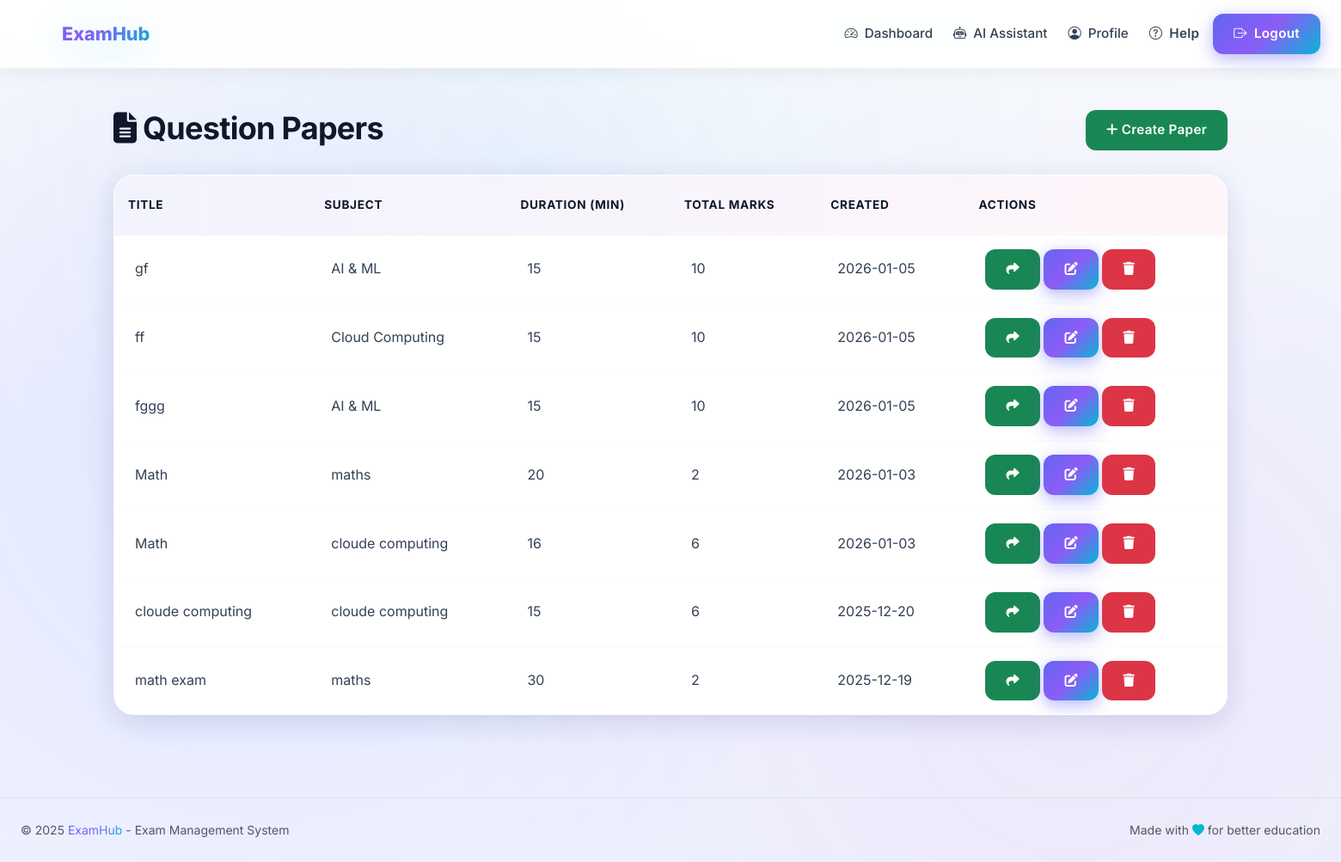
/exams/admin/papers/ (signed in), run on the app's committed database.
### apps/exams/models.py (models this page shows, shortened)
class QuestionPaper(models.Model):
    title = models.CharField(max_length=300)
    subject = models.ForeignKey(
        Subject,
        on_delete=models.CASCADE,
        related_name='question_papers'
    )
    questions = models.ManyToManyField(Question, related_name='papers')
    total_marks = models.IntegerField(default=100)
    duration_minutes = models.IntegerField(
        validators=[MinValueValidator(15), MaxValueValidator(480)]
    )
    passing_marks = models.IntegerField(
        validators=[MinValueValidator(0), MaxValueValidator(100)]
    )
    instructions = models.TextField(blank=True, help_text="Exam instructions for students")
    created_by = models.ForeignKey(
        User,
        on_delete=models.SET_NULL,
        null=True,
        related_name='created_papers'
    )
    created_at = models.DateTimeField(auto_now_add=True)
    updated_at = models.DateTimeField(auto_now=True)
    class Meta:
        ordering = ['-created_at']
        indexes = [
            models.Index(fields=['subject']),
        ]
    def get_total_marks(self):
        return self.questions.aggregate(models.Sum('marks'))['marks__sum'] or 0

class Subject(models.Model):
    code = models.CharField(max_length=50, unique=True, db_index=True)
    name = models.CharField(max_length=200)
    description = models.TextField(blank=True)
    department = models.ForeignKey(
        Department,
        on_delete=models.CASCADE,
        related_name='subjects',
        null=True,
        blank=True
    )
    credits = models.IntegerField(
        validators=[MinValueValidator(1), MaxValueValidator(4)]
    )
    created_at = models.DateTimeField(auto_now_add=True)
    updated_at = models.DateTimeField(auto_now=True)
    class Meta:
        ordering = ['code']
        indexes = [
            models.Index(fields=['code']),
            models.Index(fields=['department']),
        ]

### apps/exams/views.py (the view)
# urls.py: path('papers/', views.paper_list, name='paper_list'),
@login_required
def paper_list(request):
    if not request.user.is_admin_user:
        messages.error(request, 'Access denied.')
        return redirect('dashboard')
    papers = QuestionPaper.objects.all()
    return render(request, 'exams/admin/paper_list.html', {'papers': papers})

### apps/accounts/models.py (called while the page is built)
    @property
    def is_admin_user(self):
        return self.role == 'admin'

### templates/exams/admin/paper_list.html (shortened to what this page needs)
{% extends 'base.html' %}
{% load static %}
{% block content %}
<div class="container">
    <div class="row mb-4">
        <div class="col-md-8">
            <h2><i class="fas fa-file-alt"></i> Question Papers</h2>
        </div>
        <div class="col-md-4 text-end">
            <a href="{% url 'exams:admin:paper_create' %}" class="btn btn-success">
                <i class="fas fa-plus"></i> Create Paper
            </a>
        </div>
    </div>
    <div class="card">
        <div class="table-responsive">
            <table class="table table-hover mb-0">
                <thead class="table-light">
                    <tr>
                        <th>Title</th>
                        <th>Subject</th>
                        <th>Duration (min)</th>
                        <th>Total Marks</th>
                        <th>Created</th>
                        <th>Actions</th>
                    </tr>
                </thead>
                <tbody>
                    {% for paper in papers %}
                    <tr>
                        <td>{{ paper.title }}</td>
                        <td>{{ paper.subject.name }}</td>
                        <td>{{ paper.duration_minutes }}</td>
                        <td>{{ paper.get_total_marks }}</td>
                        <td>{{ paper.created_at|date:"Y-m-d" }}</td>
                        <td>
                            <a href="{% url 'exams:admin:paper_publish' paper.pk %}" class="btn btn-sm btn-success" title="Publish to Students"><i class="fas fa-share"></i></a>
                            <a href="{% url 'exams:admin:paper_update' paper.pk %}" class="btn btn-sm btn-primary" title="Edit"><i class="fas fa-edit"></i></a>
                            <a href="#" class="btn btn-sm btn-danger" title="Delete" onclick="return confirm('Delete this paper?')"><i class="fas fa-trash"></i></a>
                        </td>
                    </tr>
                    {% empty %}
                    <tr>
                        <td colspan="6">
                            <div class="alert alert-info mb-0">No question papers found. Create one to get started.</div>
                        </td>
                    </tr>
                    {% endfor %}
                </tbody>
            </table>
        </div>
    </div>
</div>
{% endblock %}

### data on the page
QuestionPaper: title "gf", subject.name "AI & ML", duration_minutes "15", get_total_marks "10", created_at "2026-01-05"
QuestionPaper: title "ff", subject.name "Cloud Computing", duration_minutes "15", get_total_marks "10", created_at "2026-01-05"
QuestionPaper: title "fggg", subject.name "AI & ML", duration_minutes "15", get_total_marks "10", created_at "2026-01-05"
QuestionPaper: title "Math", subject.name "maths", duration_minutes "20", get_total_marks "2", created_at "2026-01-03"
QuestionPaper: title "Math", subject.name "cloude computing", duration_minutes "16", get_total_marks "6", created_at "2026-01-03"
QuestionPaper: title "cloude computing", subject.name "cloude computing", duration_minutes "15", get_total_marks "6", created_at "2025-12-20"
QuestionPaper: title "math exam", subject.name "maths", duration_minutes "30", get_total_marks "2", created_at "2025-12-19"
